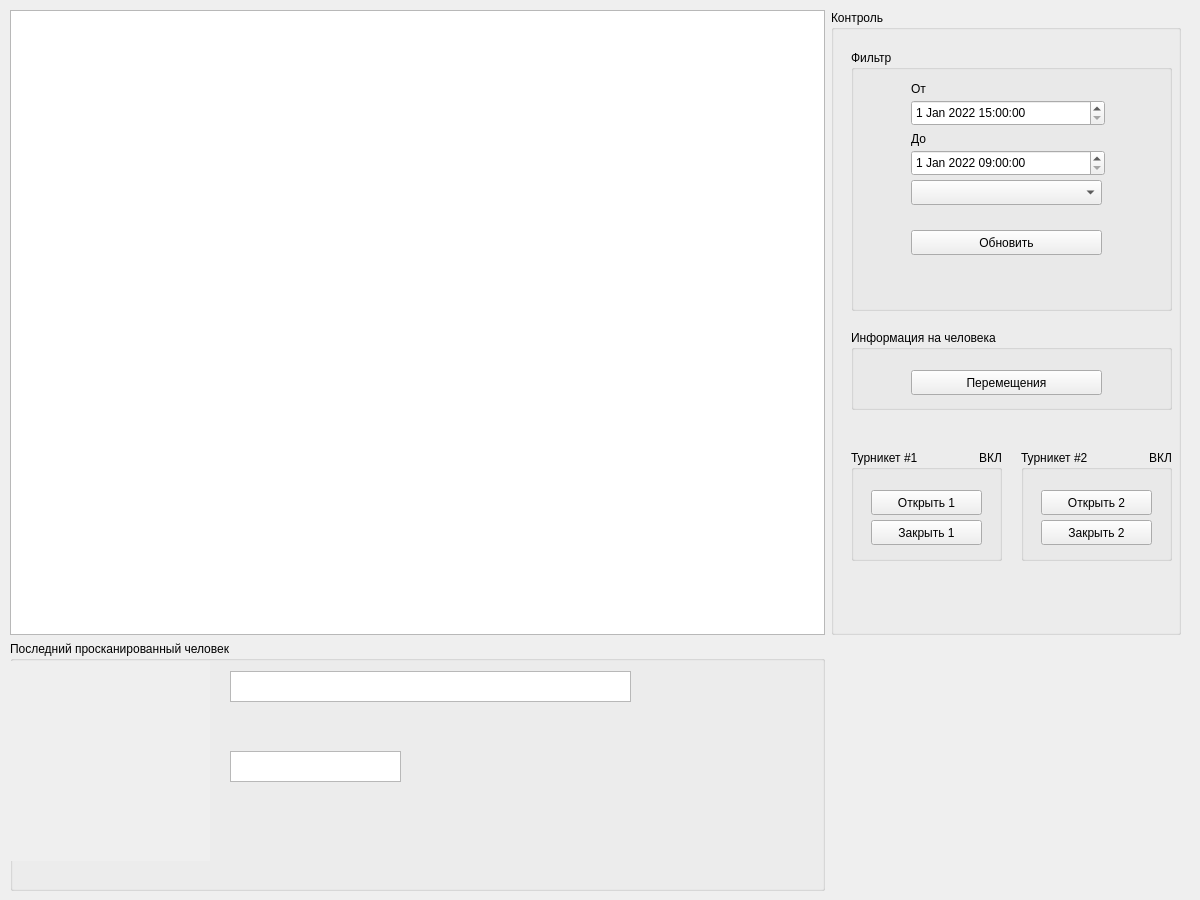
<?xml version="1.0" encoding="UTF-8"?>
<ui version="4.0">
 <class>Form</class>
 <widget class="QWidget" name="Form">
  <property name="geometry">
   <rect>
    <x>0</x>
    <y>0</y>
    <width>1200</width>
    <height>900</height>
   </rect>
  </property>
  <property name="windowTitle">
   <string>Турникеты ЛГПУ</string>
  </property>
  <widget class="QWidget" name="layoutWidget">
   <property name="geometry">
    <rect>
     <x>10</x>
     <y>10</y>
     <width>1171</width>
     <height>881</height>
    </rect>
   </property>
   <layout class="QGridLayout" name="gridLayout" rowstretch="0,0" columnstretch="0,0">
    <property name="sizeConstraint">
     <enum>QLayout::SetDefaultConstraint</enum>
    </property>
    <item row="1" column="0">
     <widget class="QGroupBox" name="groupBox_5">
      <property name="sizePolicy">
       <sizepolicy hsizetype="Minimum" vsizetype="Minimum">
        <horstretch>0</horstretch>
        <verstretch>0</verstretch>
       </sizepolicy>
      </property>
      <property name="minimumSize">
       <size>
        <width>0</width>
        <height>250</height>
       </size>
      </property>
      <property name="maximumSize">
       <size>
        <width>16777215</width>
        <height>250</height>
       </size>
      </property>
      <property name="title">
       <string>Последний просканированный человек</string>
      </property>
      <widget class="QLabel" name="lastPersonLabel">
       <property name="geometry">
        <rect>
         <x>0</x>
         <y>20</y>
         <width>200</width>
         <height>200</height>
        </rect>
       </property>
       <property name="autoFillBackground">
        <bool>true</bool>
       </property>
       <property name="text">
        <string/>
       </property>
       <property name="openExternalLinks">
        <bool>true</bool>
       </property>
       <property name="textInteractionFlags">
        <set>Qt::LinksAccessibleByMouse</set>
       </property>
      </widget>
      <widget class="QTextEdit" name="lastPersonFullname">
       <property name="geometry">
        <rect>
         <x>220</x>
         <y>30</y>
         <width>401</width>
         <height>31</height>
        </rect>
       </property>
       <property name="readOnly">
        <bool>true</bool>
       </property>
      </widget>
      <widget class="QTextEdit" name="lastPersonType">
       <property name="geometry">
        <rect>
         <x>220</x>
         <y>110</y>
         <width>171</width>
         <height>31</height>
        </rect>
       </property>
      </widget>
     </widget>
    </item>
    <item row="0" column="1">
     <widget class="QGroupBox" name="groupBox">
      <property name="sizePolicy">
       <sizepolicy hsizetype="Maximum" vsizetype="Expanding">
        <horstretch>0</horstretch>
        <verstretch>0</verstretch>
       </sizepolicy>
      </property>
      <property name="minimumSize">
       <size>
        <width>350</width>
        <height>0</height>
       </size>
      </property>
      <property name="maximumSize">
       <size>
        <width>16777215</width>
        <height>16777215</height>
       </size>
      </property>
      <property name="baseSize">
       <size>
        <width>200</width>
        <height>600</height>
       </size>
      </property>
      <property name="title">
       <string>Контроль</string>
      </property>
      <widget class="QGroupBox" name="groupBox_2">
       <property name="geometry">
        <rect>
         <x>20</x>
         <y>40</y>
         <width>321</width>
         <height>261</height>
        </rect>
       </property>
       <property name="title">
        <string>Фильтр</string>
       </property>
       <widget class="QDateTimeEdit" name="fromTime">
        <property name="geometry">
         <rect>
          <x>60</x>
          <y>50</y>
          <width>194</width>
          <height>26</height>
         </rect>
        </property>
        <property name="dateTime">
         <datetime>
          <hour>15</hour>
          <minute>0</minute>
          <second>0</second>
          <year>2022</year>
          <month>1</month>
          <day>1</day>
         </datetime>
        </property>
       </widget>
       <widget class="QLabel" name="label">
        <property name="geometry">
         <rect>
          <x>60</x>
          <y>30</y>
          <width>67</width>
          <height>17</height>
         </rect>
        </property>
        <property name="text">
         <string>От</string>
        </property>
       </widget>
       <widget class="QDateTimeEdit" name="toTime">
        <property name="geometry">
         <rect>
          <x>60</x>
          <y>100</y>
          <width>194</width>
          <height>26</height>
         </rect>
        </property>
        <property name="dateTime">
         <datetime>
          <hour>9</hour>
          <minute>0</minute>
          <second>0</second>
          <year>2022</year>
          <month>1</month>
          <day>1</day>
         </datetime>
        </property>
       </widget>
       <widget class="QLabel" name="label_2">
        <property name="geometry">
         <rect>
          <x>60</x>
          <y>80</y>
          <width>67</width>
          <height>17</height>
         </rect>
        </property>
        <property name="text">
         <string>До</string>
        </property>
       </widget>
       <widget class="QComboBox" name="buildingSelect">
        <property name="geometry">
         <rect>
          <x>60</x>
          <y>130</y>
          <width>191</width>
          <height>25</height>
         </rect>
        </property>
       </widget>
       <widget class="QPushButton" name="updateMovements">
        <property name="geometry">
         <rect>
          <x>60</x>
          <y>180</y>
          <width>191</width>
          <height>25</height>
         </rect>
        </property>
        <property name="text">
         <string>Обновить</string>
        </property>
       </widget>
      </widget>
      <widget class="QGroupBox" name="groupBox_3">
       <property name="geometry">
        <rect>
         <x>20</x>
         <y>440</y>
         <width>151</width>
         <height>111</height>
        </rect>
       </property>
       <property name="title">
        <string>Турникет #1</string>
       </property>
       <widget class="QPushButton" name="openBarrier1">
        <property name="geometry">
         <rect>
          <x>20</x>
          <y>40</y>
          <width>111</width>
          <height>25</height>
         </rect>
        </property>
        <property name="text">
         <string>Открыть 1</string>
        </property>
       </widget>
       <widget class="QPushButton" name="closeBarrier1">
        <property name="geometry">
         <rect>
          <x>20</x>
          <y>70</y>
          <width>111</width>
          <height>25</height>
         </rect>
        </property>
        <property name="text">
         <string>Закрыть 1</string>
        </property>
       </widget>
       <widget class="QLabel" name="barrier1Indicator">
        <property name="geometry">
         <rect>
          <x>110</x>
          <y>0</y>
          <width>41</width>
          <height>16</height>
         </rect>
        </property>
        <property name="text">
         <string>ВКЛ</string>
        </property>
        <property name="alignment">
         <set>Qt::AlignRight|Qt::AlignTrailing|Qt::AlignVCenter</set>
        </property>
       </widget>
      </widget>
      <widget class="QGroupBox" name="groupBox_4">
       <property name="geometry">
        <rect>
         <x>190</x>
         <y>440</y>
         <width>151</width>
         <height>111</height>
        </rect>
       </property>
       <property name="title">
        <string>Турникет #2</string>
       </property>
       <widget class="QPushButton" name="openBarrier2">
        <property name="geometry">
         <rect>
          <x>20</x>
          <y>40</y>
          <width>111</width>
          <height>25</height>
         </rect>
        </property>
        <property name="text">
         <string>Открыть 2</string>
        </property>
       </widget>
       <widget class="QPushButton" name="closeBarrier2">
        <property name="geometry">
         <rect>
          <x>20</x>
          <y>70</y>
          <width>111</width>
          <height>25</height>
         </rect>
        </property>
        <property name="text">
         <string>Закрыть 2</string>
        </property>
       </widget>
       <widget class="QLabel" name="barrier2Indicator">
        <property name="geometry">
         <rect>
          <x>110</x>
          <y>0</y>
          <width>41</width>
          <height>16</height>
         </rect>
        </property>
        <property name="text">
         <string>ВКЛ</string>
        </property>
        <property name="alignment">
         <set>Qt::AlignRight|Qt::AlignTrailing|Qt::AlignVCenter</set>
        </property>
       </widget>
      </widget>
      <widget class="QGroupBox" name="groupBox_6">
       <property name="geometry">
        <rect>
         <x>20</x>
         <y>320</y>
         <width>321</width>
         <height>80</height>
        </rect>
       </property>
       <property name="title">
        <string>Информация на человека</string>
       </property>
       <widget class="QPushButton" name="personMovementsButton">
        <property name="geometry">
         <rect>
          <x>60</x>
          <y>40</y>
          <width>191</width>
          <height>25</height>
         </rect>
        </property>
        <property name="text">
         <string>Перемещения</string>
        </property>
       </widget>
      </widget>
     </widget>
    </item>
    <item row="0" column="0">
     <widget class="QTableView" name="tableView">
      <property name="sizePolicy">
       <sizepolicy hsizetype="Expanding" vsizetype="Expanding">
        <horstretch>0</horstretch>
        <verstretch>0</verstretch>
       </sizepolicy>
      </property>
      <property name="font">
       <font>
        <pointsize>8</pointsize>
        <kerning>true</kerning>
       </font>
      </property>
      <property name="textElideMode">
       <enum>Qt::ElideMiddle</enum>
      </property>
      <property name="showGrid">
       <bool>true</bool>
      </property>
      <property name="sortingEnabled">
       <bool>false</bool>
      </property>
      <property name="wordWrap">
       <bool>false</bool>
      </property>
      <property name="cornerButtonEnabled">
       <bool>true</bool>
      </property>
     </widget>
    </item>
   </layout>
  </widget>
 </widget>
 <resources/>
 <connections/>
</ui>
